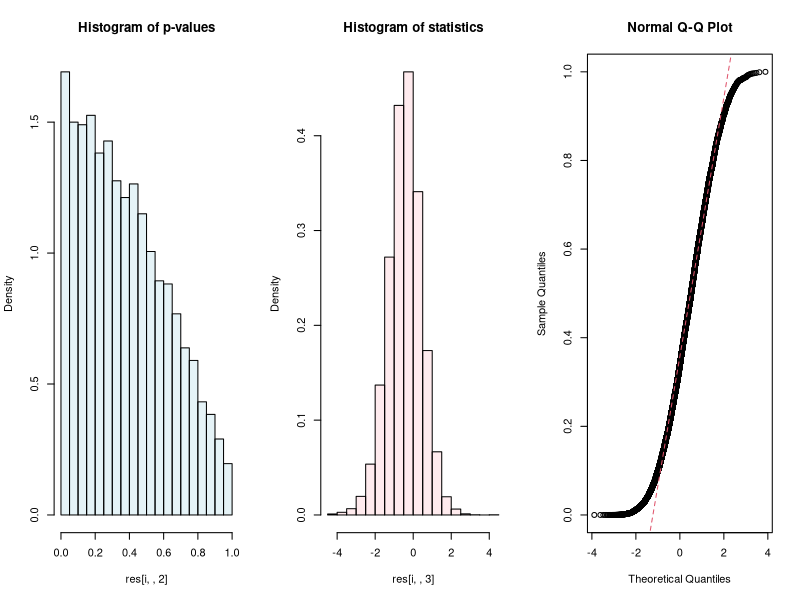
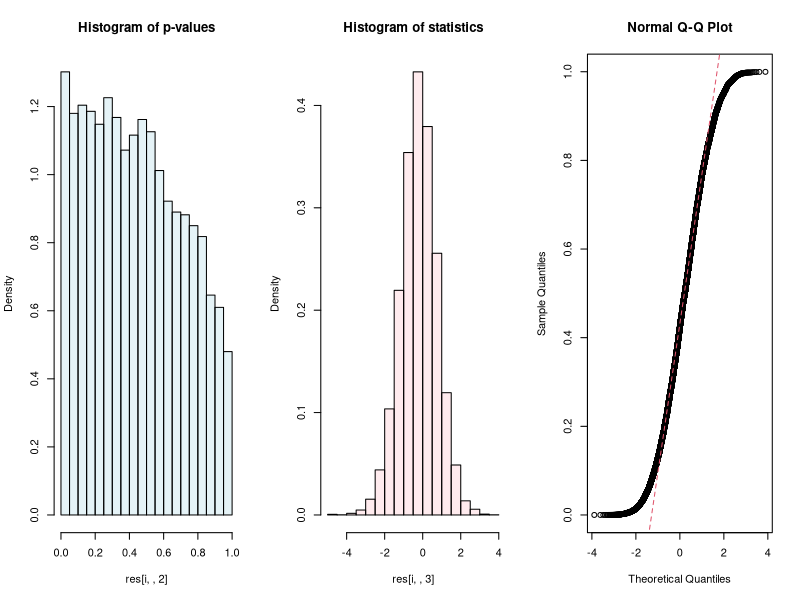
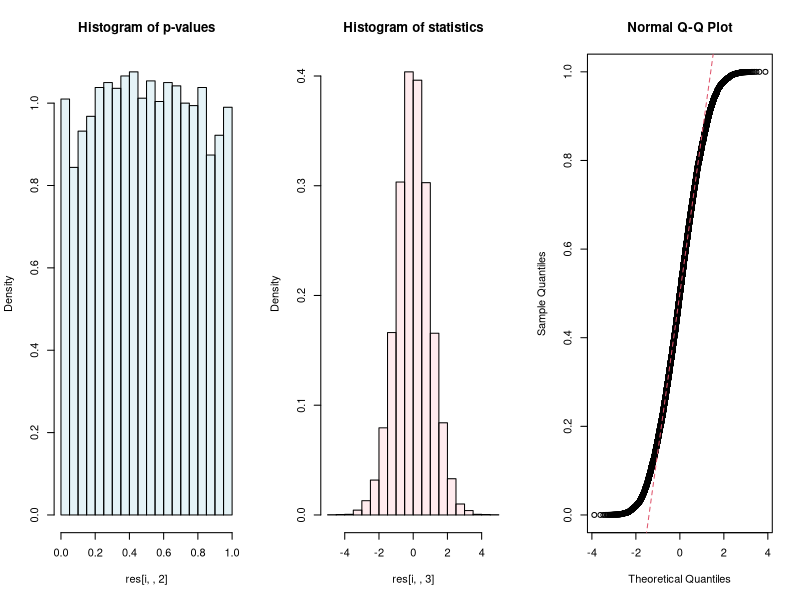
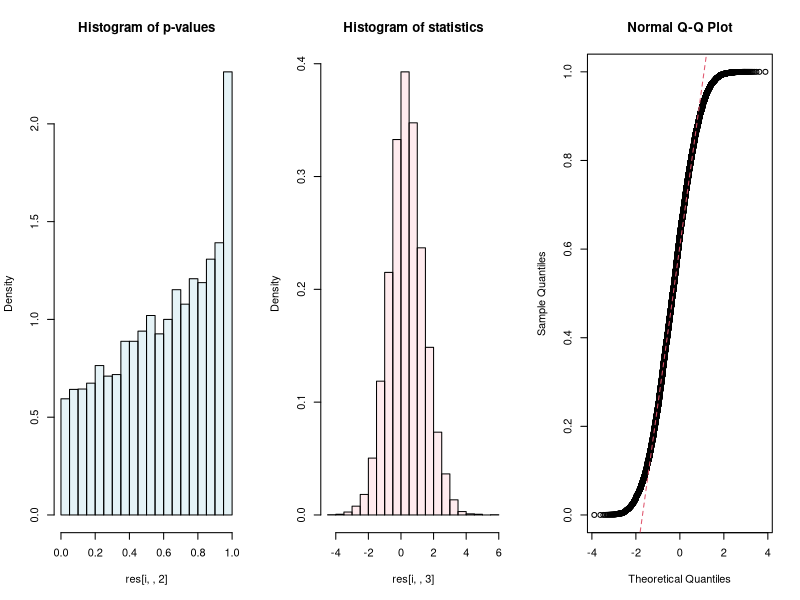
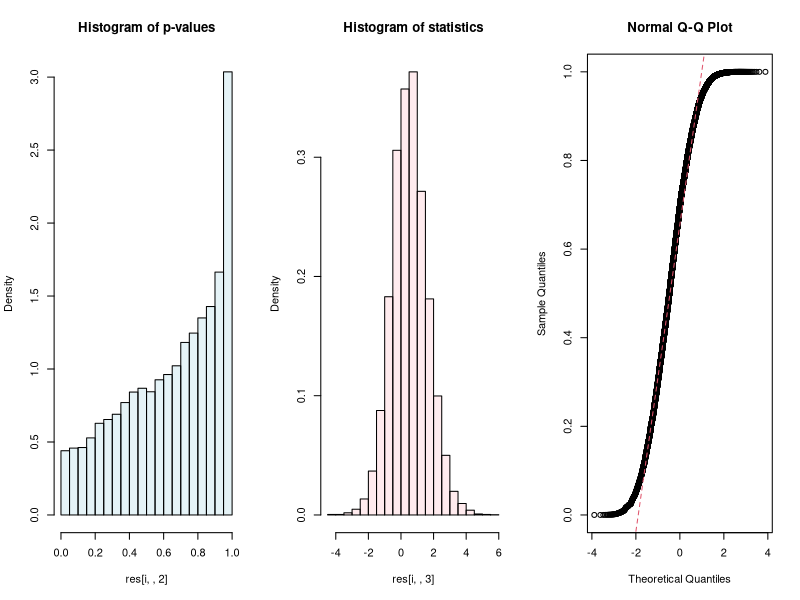

Write R code to recreate these figures, in order. (Note: this script raises an error after producing the figures.)
## ---- chunk 1
knitr::opts_chunk$set(echo = TRUE)

# set directory
setwd("D:/Projects/Casual-Rsquared")

# all the packages needed
pkgs_list <- c("ggplot2", "ggpubr", "cowplot")

## check existence and install
idx <- sapply(pkgs_list, function(x) x %in% installed.packages())
if(any(!idx)){
  install.packages(pkgs_list[!idx])
}

sapply(pkgs_list, function(x) library(x, character.only = TRUE, quietly = T))
## ---- chunk 2
f_mu_var <- function(n, m, lambda){
  if(m > 2){
    mu <- m * (n + lambda) / (n * (m - 2))
    if(m > 4){
      sigma <- 2 * ((n + lambda)^2 + (n + 2 * lambda) * (m - 2))/((m - 2)^2 * (m - 4)) * (m / n)^2
    }else{
      sigma <- NA
    }
  }else{
    mu <- NA
    sigma <- NA
  }
  
  return(c(mu, sigma))
}
## ---- chunk 3
m <- 10
n <- 1000
lbd1 <- 5
lbd2 <- c(1, 3, 5, 8, 10)
reps <- 10000
alp <- 0.05

res <- array(NA, dim = c(length(lbd2), reps, 4), dimnames = list(lbd2, 1:reps, c("diff", "pval",  "stat", "idx")))
type_I_II_err <- matrix(NA, nrow = length(lbd2), ncol = 2)
type_I_II_err[, 1] <- lbd2
rownames(type_I_II_err) <- ifelse(lbd2 > lbd1, "beta", "alpha")
colnames(type_I_II_err) <- c("lambda", "error")

for (k in 1:length(lbd2)) {
  y <- rf(reps, m, n, lbd1)
  x <- rf(reps, m, n, lbd2[k])
  ds <- x - y
  sigma <- sqrt(2 * f_mu_var(m, n, lbd1)[2])
  stat <- ds / sigma
  res[k, , 1] <- ds
  res[k, , 2] <- pnorm(stat)
  res[k, , 3] <- stat
  res[k, , 4] <- pnorm(stat) > (1 - alp)
  type_I_II_err[k, 2] <- ifelse(lbd2[k] > lbd1, sum(res[k, , 4] == 0)/reps, sum(res[k, , 4]) / reps)
}

## ---- chunk 4
print(type_I_II_err)
## ---- chunk 5
c1 <- rgb(173,216,230, max = 255, alpha = 80, names = "lt.blue")
c2 <- rgb(255,192,203, max = 255, alpha = 80, names = "lt.pink")

par(mfrow = c(1, 3))
for (i in 1:length(lbd2)) {
  print(paste("lambda = ", lbd2[i], sep = ""))
  hist(res[i, , 2], breaks = 20, main = "Histogram of p-values", col = c1, freq = FALSE)
  hist(res[i, , 3], breaks = 20, main = "Histogram of statistics", col = c2, freq = FALSE)
  qqnorm(res[i, , 2])
  qqline(res[i, , 2], col = 2, lty = 2)
}

## ---- chunk 6
m <- 10
n1 <- 1000
n2 <- c(100, 300, 500, 800, 1000, 1200, 1500, 1700, 2000)
lbd1 <- 5
lbd2 <- c(1, 3, 5, 8, 10)
reps <- 5000
alp <- 0.05

res <- array(NA, dim = c(length(n2), length(lbd2), reps, 4), dimnames = list(n2, lbd2, 1:reps, c("diff", "pval",  "stat", "idx")))
type_I_II_err <- array(NA, dim = c(length(n2), length(lbd2)))
rownames(type_I_II_err) <- n2
colnames(type_I_II_err) <- lbd2

for (i in 1:length(n2)) {
  for (k in 1:length(lbd2)) {
    y <- rf(reps, m, n1, lbd1)
    x <- rf(reps, m, n2[i], lbd2[k])
    ds <- x - y
    sigma <- sqrt(f_mu_var(m, n1, lbd1)[2] + f_mu_var(m, n2[i], lbd2[k])[2])
    stat <- ds / sigma
    res[i, k, , 1] <- ds
    res[i, k, , 2] <- pnorm(stat)
    res[i, k, , 3] <- stat
    res[i, k, , 4] <- pnorm(stat) > (1 - alp)
    type_I_II_err[i, k] <- ifelse((lbd2[k] + m)/(n2[i] - m - 3) > (lbd1 + m)/(n1 - m - 3), sum(res[i, k, , 4] == 0)/reps, sum(res[i, k, , 4]) / reps)
    # type_I_II_err[i, k] <- ifelse(lbd2[k]/n2[i] > lbd1 / n1, sum(res[i, k, , 4] == 0)/reps, sum(res[i, k, , 4]) / reps)
  }
}
## ---- chunk 7
print(type_I_II_err)
## ---- chunk 8
c1 <- rgb(173,216,230, max = 255, alpha = 80, names = "lt.blue")
c2 <- rgb(255,192,203, max = 255, alpha = 80, names = "lt.pink")

par(mfrow = c(5, 3))
for(i in 1:length(n2)){
  for (k in 1:length(lbd2)) {
    print(paste("n2 = ", n2[i], " | lambda = ", lbd2[k], sep = ""))
    hist(res[i, k, , 2], breaks = 20, main = "Histogram of p-values", col = c1, freq = FALSE)
    hist(res[i, k, , 3], breaks = 20, main = "Histogram of statistics", col = c2, freq = FALSE)
    qqnorm(res[i, k, , 2])
    qqline(res[i, k, , 2], col = 2, lty = 2)
  }
}

## ---- chunk 9
m <- 10
n1 <- 1000
n2 <- c(100, 300, 500, 800, 1000, 1200, 1500, 1700, 2000)
nu <- 5/1000

reps <- 5000
res <- array(NA, dim = c(length(n2), reps, 4), dimnames = list(n2, 1:reps, c("diffs", "pvals", "stat", "idx")))
type_I_II_err <- matrix(NA, nrow = length(n2), ncol = 2)
type_I_II_err[, 1] <- n2
rownames(type_I_II_err) <- ifelse(nu * n2 > nu * n1, "beta", "alpha")
colnames(type_I_II_err) <- c("lambda", "error")

for (i in 1:length(n2)) {
  lbd1 <- nu * n1
  lbd2 <- nu * n2[i]
  y <- rf(reps, m, n1, lbd1)
  x <- rf(reps, m, n2[i], lbd2)
  ds <- x - y
  sigma <- sqrt(f_mu_var(m, n1, (lbd1 + lbd2) / 2)[2] * 2)
  stat <- ds / sigma
  res[i, , 1] <- ds
  res[i, , 2] <- pnorm(stat)
  res[i, , 3] <- stat
  res[i, , 4] <- stat > qnorm(1 - alp)
  type_I_II_err[i, 2] <- ifelse((lbd2 + m)/(n2[i] - m - 3) > (lbd1 + m)/(n1 - m - 3), sum(res[i, , 4] == 0)/reps, sum(res[i, , 4]) / reps)
}
## ---- chunk 10
print(type_I_II_err)
## ---- chunk 11
c1 <- rgb(173,216,230, max = 255, alpha = 80, names = "lt.blue")
c2 <- rgb(255,192,203, max = 255, alpha = 80, names = "lt.pink")

par(mfrow = c(1, 3))
for (i in 1:length(n2)) {
  print(paste("n2 = ", n2[i], sep = ""))
  hist(res[i, , 2], breaks = 20, main = "Histogram of p-values", col = c1, freq = FALSE)
  hist(res[i, , 3], breaks = 20, main = "Histogram of statistics", col = c2, freq = FALSE)
  qqnorm(res[i, , 2])
  qqline(res[i, , 2], col = 2, lty = 2)
}

## ---- chunk 12
m <- 10
n1 <- 1000
n2 <- c(100, 300, 500, 800, 1000, 1200, 1500, 1700, 2000)
lbd1 <- 8
lbd2 <- c(1, 3, 5, 8, 10, 13, 15)
alp <- 0.05

reps <- 5000
type_I_II_err <- array(NA, dim = c(length(n2), length(lbd2)), dimnames = list(n2, lbd2))
figs <- vector("list", length(n2))
figs2 <- vector("list", length(n2))
stats_df <- data.frame(n = integer(length(n2) * length(lbd2) * reps), lbd = double(length(n2) * length(lbd2) * reps), stats = double(length(n2) * length(lbd2) * reps))
stats_df$n <- rep(n2, each = length(lbd2) * reps)
stats_df$lbd <- rep(rep(lbd2, each = reps), length(n2))
cols <- sapply(rainbow(length(n2)), function(x) paste(x, "46", sep = ""))
stats_vec <- NULL


par(mfrow = c(length(n2), length(lbd2)), mar = c(1, 1, 1, 1))
for(i in 1:length(n2)){
  figs[[i]] <- vector("list", length(lbd2))
  figs2[[i]] <- vector("list", length(lbd2))
  for (j in 1:length(lbd2)) {
    y <- rf(reps, m, n1, lbd1)
    x <- rf(reps, m, n2[i], lbd2[j])
    stats <- (x * m / (n2[i] - m - 1) - y * m / (n1 - m - 1)) / sqrt(f_mu_var(m, n2[i], lbd2[j])[2] * m^2 / (n2[i] - m - 1)^2 + f_mu_var(m, n1, lbd1)[2] * m^2 / (n1 - m - 1)^2)
    pvals <- pnorm(stats)
    type_I_II_err[i, j] <- ifelse((lbd2[j] + m)/(n2[i] - m - 3) > (lbd1 + m)/(n1 - m - 3), sum(pvals < 1 - alp)/reps, sum(pvals > 1 - alp) / reps)
    figs[[i]][[j]] <- hist(pvals, breaks = 20, plot = FALSE)
    figs2[[i]][[j]] <- hist(stats, breaks = 20, plot = FALSE)
    stats_vec <- c(stats_vec, stats)
    
  }
}

stats_df$stats <- stats_vec
## ---- chunk 13
print(type_I_II_err)
## ---- chunk 14
## Q-Q plots for statistics 
ggplot(data = stats_df, aes(sample = stats, colour = factor(lbd))) + 
  stat_qq() + stat_qq_line() +  facet_grid(. ~ n) + panel_border()
## ---- chunk 15
## 
ecdf_res_all <- vector("list", length = length(n2))
cols <- rainbow(length(n2))
cols <- sapply(cols, function(x) paste(x, c("10", "20", "30", "40", "50", "60", ""), sep =""))
for(i in 1:length(n2)){
  ecdf_res_all[[i]] <- vector("list", length = length(lbd2))
  for(j in 1:length(lbd2)){
    ecdf_res <- ecdf(stats_df[stats_df$n == n2[i] & stats_df$lbd == lbd2[j], "stats"])
    ecdf_res_all[[i]][[j]] <- cbind((knots(ecdf_res) - min(knots(ecdf_res)))/(max(knots(ecdf_res)) - min(knots(ecdf_res))), ecdf_res(knots(ecdf_res)))
    if(i == 1 & j == 1){
      plot(ecdf_res_all[[i]][[j]][, 1], ecdf_res_all[[i]][[j]][, 2], xlab = "Uniform", ylab = "Empirical", type = "l", col = cols[1]) 
    }else{
      lines(ecdf_res_all[[i]][[j]][, 1], ecdf_res_all[[i]][[j]][, 2], col = cols[(i-1) * length(lbd2) + j])
    }
  }
}
abline(a = 0, b = 1, col = 1, lty = 2)
legnd <- c(sapply(1:length(n2), function(i) sapply(1:length(lbd2), function(j) paste(n2[i], " | ", lbd2[j], sep = ""))))
legend("bottomright", legend = legnd, col = cols, pch = 1, ncol = length(n2), text.width = 0.06)
## ---- chunk 16
m <- 10
n1 <- 1000
n2 <- c(100, 300, 500, 800, 1000, 1200, 1500, 1700, 2000)
lbd1 <- 8
lbd2 <- c(1, 3, 5, 8, 10, 13, 15)
alp <- 0.05

reps <- 5000
type_I_II_err <- array(NA, dim = c(length(n2), length(lbd2)), dimnames = list(n2, lbd2))
figs <- vector("list", length(n2))
figs2 <- vector("list", length(n2))
stats_df <- data.frame(n = integer(length(n2) * length(lbd2) * reps), lbd = double(length(n2) * length(lbd2) * reps), stats = double(length(n2) * length(lbd2) * reps))
stats_df$n <- rep(n2, each = length(lbd2) * reps)
stats_df$lbd <- rep(rep(lbd2, each = reps), length(n2))
cols <- rainbow(length(n2), alpha = 0.7)
stats_vec <- NULL


par(mfrow = c(length(n2), length(lbd2)), mar = c(1, 1, 1, 1))
for(i in 1:length(n2)){
  figs[[i]] <- vector("list", length(lbd2))
  figs2[[i]] <- vector("list", length(lbd2))
  for (j in 1:length(lbd2)) {
    y <- rf(reps, m, n1, lbd1)
    x <- rf(reps, m, n2[i], lbd2[j])
    stats <- (x - y * n2[i] / n1) / sqrt(f_mu_var(m, n2[i], lbd2[j])[2] + f_mu_var(m, n1, lbd1)[2] * n2[i]^2 / n1^2)
    pvals <- pnorm(stats)
    type_I_II_err[i, j] <- ifelse((lbd2[j] + m)/(n2[i] - m - 3) > (lbd1 + m)/(n1 - m - 3), sum(pvals < 1 - alp)/reps, sum(pvals > 1 - alp) / reps)
    figs[[i]][[j]] <- hist(pvals, breaks = 20, plot = FALSE)
    figs2[[i]][[j]] <- hist(stats, breaks = 20, plot = FALSE)
    stats_vec <- c(stats_vec, stats)
    
  }
}

stats_df$stats <- stats_vec
## ---- chunk 17
print(type_I_II_err)
## ---- chunk 18
cols <- rainbow(length(lbd2), alpha = 0.7)
for(i in 1:length(n2)){
  plot(figs[[i]][[1]], col = cols[1], xlim = c(min(sapply(figs[[i]], function(x) min(x$breaks))), max(sapply(figs[[i]], function(x) max(x$breaks)))), main = paste("Histogram of p-values | n2 = ", n2[i], sep = ""))
  for(j in 2:length(lbd2)){
    plot(figs[[i]][[j]], col = cols[j], add = TRUE)
  }
  legend("topright", legend = lbd2, col = cols, lty = 1)
}
## ---- chunk 19
for (i in 1:length(n2)) {
  plot(figs2[[i]][[1]], col = cols[1], xlim = c(min(sapply(figs2[[i]], function(x) min(x$breaks))), max(sapply(figs2[[i]], function(x) max(x$breaks)))), main = paste("Histogram of statistics | n2 = ", n2[i], sep = ""))
  for(j in 2:length(lbd2)){
    plot(figs2[[i]][[j]], col = cols[j], add = TRUE)
  }
  legend("topright", legend = lbd2, col = cols, lty = 1)
}

## ---- chunk 20
ggplot(data = stats_df, aes(sample = stats, colour = factor(lbd))) + 
  stat_qq() + stat_qq_line() +  facet_grid(. ~ n) + panel_border()
## ---- chunk 21
## 
ecdf_res_all <- vector("list", length = length(n2))
cols <- rainbow(length(n2))
cols <- sapply(cols, function(x) paste(x, c("10", "20", "30", "40", "50", "60", ""), sep =""))
for(i in 1:length(n2)){
  ecdf_res_all[[i]] <- vector("list", length = length(lbd2))
  for(j in 1:length(lbd2)){
    ecdf_res <- ecdf(stats_df[stats_df$n == n2[i] & stats_df$lbd == lbd2[j], "stats"])
    ecdf_res_all[[i]][[j]] <- cbind((knots(ecdf_res) - min(knots(ecdf_res)))/(max(knots(ecdf_res)) - min(knots(ecdf_res))), ecdf_res(knots(ecdf_res)))
    if(i == 1 & j == 1){
      plot(ecdf_res_all[[i]][[j]][, 1], ecdf_res_all[[i]][[j]][, 2], xlab = "Uniform", ylab = "Empirical", type = "l", col = cols[1]) 
    }else{
      lines(ecdf_res_all[[i]][[j]][, 1], ecdf_res_all[[i]][[j]][, 2], col = cols[(i-1) * length(lbd2) + j])
    }
  }
}
abline(a = 0, b = 1, col = 1, lty = 2)
legnd <- c(sapply(1:length(n2), function(i) sapply(1:length(lbd2), function(j) paste(n2[i], " | ", lbd2[j], sep = ""))))
legend("bottomright", legend = legnd, col = cols, pch = 1, ncol = length(n2), text.width = 0.06)
## ---- chunk 22
m <- 10
n1 <- 1000
n2 <- c(100, 300, 500, 800, 1000, 1200, 1500, 1700, 2000)
lbd1 <- 8
lbd2 <- c(1, 3, 5, 8, 10, 13, 15)
alp <- 0.05

reps <- 5000
figs <- vector("list", length(n2))
stats_df <- data.frame(n = integer(length(n2) * length(lbd2) * reps), lbd = double(length(n2) * length(lbd2) * reps), stats = double(length(n2) * length(lbd2) * reps))
stats_df$n <- rep(n2, each = length(lbd2) * reps)
stats_df$lbd <- rep(rep(lbd2, each = reps), length(n2))
cols <- rainbow(length(n2), alpha = 0.7)
stats_vec <- NULL


par(mfrow = c(length(n2), length(lbd2)), mar = c(1, 1, 1, 1))
for(i in 1:length(n2)){
  figs[[i]] <- vector("list", length(lbd2))
  figs2[[i]] <- vector("list", length(lbd2))
  for (j in 1:length(lbd2)) {
    y <- rf(reps, m, n1, lbd1)
    x <- rf(reps, m, n2[i], lbd2[j])
    stats <- x - y
    figs[[i]][[j]] <- hist(stats, breaks = 20, plot = FALSE)
    stats_vec <- c(stats_vec, stats)
  }
}
stats_df$stats <- stats_vec
## ---- chunk 23
ggplot(data = stats_df, aes(sample = stats, colour = factor(lbd))) + 
  stat_qq() + stat_qq_line() +  facet_grid(. ~ n) + panel_border()
## ---- chunk 24
## 
ecdf_res_all <- vector("list", length = length(n2))
cols <- rainbow(length(n2))
cols <- sapply(cols, function(x) paste(x, c("10", "20", "30", "40", "50", "60", ""), sep =""))
for(i in 1:length(n2)){
  ecdf_res_all[[i]] <- vector("list", length = length(lbd2))
  for(j in 1:length(lbd2)){
    ecdf_res <- ecdf(stats_df[stats_df$n == n2[i] & stats_df$lbd == lbd2[j], "stats"])
    ecdf_res_all[[i]][[j]] <- cbind((knots(ecdf_res) - min(knots(ecdf_res)))/(max(knots(ecdf_res)) - min(knots(ecdf_res))), ecdf_res(knots(ecdf_res)))
    if(i == 1 & j == 1){
      plot(ecdf_res_all[[i]][[j]][, 1], ecdf_res_all[[i]][[j]][, 2], xlab = "Uniform", ylab = "Empirical", type = "l", col = cols[1]) 
    }else{
      lines(ecdf_res_all[[i]][[j]][, 1], ecdf_res_all[[i]][[j]][, 2], col = cols[(i-1) * length(lbd2) + j])
    }
  }
}
abline(a = 0, b = 1, col = 1, lty = 2)
legnd <- c(sapply(1:length(n2), function(i) sapply(1:length(lbd2), function(j) paste(n2[i], " | ", lbd2[j], sep = ""))))
legend("bottomright", legend = legnd, col = cols, pch = 1, ncol = length(n2), text.width = 0.06)
## ---- chunk 25
m <- 100
n1 <- 1000
n2 <- c(300, 500, 800, 1000, 1200, 1500, 1700, 2000, 5000, 10000)
lbd1 <- 8
lbd2 <- c(1, 3, 5, 8, 10, 13, 15)
alp <- 0.05

reps <- 10000
figs <- vector("list", length(n2))
pvals <- array(NA, dim = c(length(n2), length(lbd2), reps), dimnames = list(n2, lbd2, 1:reps))
pvals_mu <- array(NA, dim = c(length(n2), length(lbd2)), dimnames = list(n2, lbd2))
# stats_df <- data.frame(n = integer(length(n2) * length(lbd2) * reps), lbd = double(length(n2) * length(lbd2) * reps), stats = double(length(n2) * length(lbd2) * reps))
# stats_df$n <- rep(n2, each = length(lbd2) * reps)
# stats_df$lbd <- rep(rep(lbd2, each = reps), length(n2))
cols <- rainbow(length(n2), alpha = 0.7)
# stats_vec <- NULL

par(mfrow = c(length(n2), length(lbd2)), mar = c(1, 1, 1, 1))
for(i in 1:length(n2)){
  figs[[i]] <- vector("list", length(lbd2))
  figs2[[i]] <- vector("list", length(lbd2))
  for (j in 1:length(lbd2)) {
    y <- rf(reps, m, n1, lbd1)
    x <- rf(reps, m, n2[i], lbd2[j])
    stats <- x - y
    
    ## get distribution of Tx - Ty
    nu <- (x * m / (n2[i] - m - 1) + y * m / (n1 - m - 1)) / 2
    Ty <- sapply(nu, function(x) rf(reps, m, n1, max(0, x * (n1 - m - 3) - m)))  # reps x length(nu) = reps
    Tx <- sapply(nu, function(x) rf(reps, m, n2[i], max(0, x * (n2[i] - m - 3) - m)))
    
    ## compare the distribution to get type I/II error
    # qf_idx <- sapply(1:reps, function(i) quantile(Tx[, i] - Ty[, i], 1- alp))
    pvals[i, j, ] <- sapply(1:reps, function(x) sum(stats[i] < (Tx[, i] - Ty[, i])) / reps)
    # type_I_II_err[i, j] <- ifelse((lbd2[j] + m)/(n2[i] - m - 3) > (lbd1 + m)/(n1 - m - 3), sum(pvals < 1 - alp)/reps, sum(pvals > 1 - alp) / reps)
    pvals_mu[i, j] <- mean(pvals[i, j, ])
    
    ## generate figures
    # figs[[i]][[j]] <- hist(stats, breaks = 20, plot = FALSE)
    # stats_vec <- c(stats_vec, stats)
  }
}
# stats_df$stats <- stats_vec
## ---- chunk 26
print(pvals_mu)
## ---- chunk 27
reps <- 5000
m <- 10
n1 <- 1000
n2_vec <- c(100, 300, 500, 800, 1000, 1200, 1500, 1700, 2000)

stat1 <- array(NA, dim = c(reps, length(n2_vec)), dimnames = list(1:reps, n2_vec))
stat2 <- array(NA, dim = c(reps, length(n2_vec)), dimnames = list(1:reps, n2_vec))

for (i in 1:length(n2_vec)) {
  for(j in 1:reps){
    ## data generation
    set.seed(1025 * i + 1992 * j)
    n2 <- n2_vec[i]
    G1 <- matrix(rnorm(n1 * m), ncol = m, nrow = n1)
    G2 <- matrix(rnorm(n2 * m), ncol = m, nrow = n2)
    beta_xg <- c(rep(1, 6), rep(0, 5))
    beta_YX <- c(1, 1)
    X1 <- cbind(1, G1) %*% matrix(beta_xg, ncol = 1) + rnorm(n1)
    X2 <- cbind(1, G2) %*% matrix(beta_xg, ncol = 1) + rnorm(n2)
    y1 <- cbind(1, X1) %*% matrix(beta_YX, ncol = 1) + rnorm(n1)
    y2 <- cbind(1, X2) %*% matrix(beta_YX, ncol = 1) + rnorm(n2)
  
    ## Two way linear regression
    ### X -> Y
    lm1 <- lm(X1 ~ G1)
    lm2 <- lm(y2 ~ G2)
    Rsq_xg <- summary(lm1)$r.squared
    Rsq_yg <- summary(lm2)$r.squared
    
    ### Y -> X
    lm1.2 <- lm(y1 ~ G1)
    lm2.2 <- lm(X2 ~ G2)
    Rsq_yg.2 <- summary(lm1.2)$r.squared
    Rsq_xg.2 <- summary(lm2.2)$r.squared
  
    var1.1 <- 4 * Rsq_xg * (1 - Rsq_xg)^2 * (n1 - m - 1)^2 / ((n1^2 - 1) * (n1 + 3))
    var1.2 <- 4 * Rsq_yg * (1 - Rsq_yg)^2 * (n2 - m - 1)^2 / ((n2^2 - 1) * (n2 + 3))
    var1 <- var1.1 + var1.2
  
    var2.1 <- 4 * Rsq_yg.2 * (1 - Rsq_yg.2)^2 * (n1 - m - 1)^2 / ((n1^2 - 1) * (n1 + 3))
    var2.2 <- 4 * Rsq_xg.2 * (1 - Rsq_xg.2)^2 * (n2 - m - 1)^2 / ((n2^2 - 1) * (n2 + 3))
    var2 <- var2.1 + var2.2
  
    stat1[j, i] <- (Rsq_xg - Rsq_yg) / sqrt(var1)
    stat2[j, i] <- (Rsq_xg.2 - Rsq_yg.2) / sqrt(var2)
  }
}
## ---- chunk 28
par(mfrow = c(1, 2))
for(i in 1:length(n2_vec)){
  qqnorm(stat1[, i])
  qqline(stat1[, i], col = 2, lty = 2)
  
  qqnorm(stat2[, i])
  qqline(stat2[, i], col = 2, lty = 2)
}
## ---- chunk 29
figs <- lapply(1:length(n2_vec), function(i) hist(stat1[, i], breaks = 20, plot = FALSE))
figs2 <- lapply(1:length(n2_vec), function(i) hist(stat2[, i], breaks = 20, plot = FALSE))

cols.1 <- heat.colors(length(n2_vec), alpha = 0.5)
cols.2 <- terrain.colors(length(n2_vec), alpha = 0.5)
ymax <- max(sapply(1:length(n2_vec), function(i) max(figs[[i]]$count)))
for(i in 1:length(n2_vec)){
  if(i == 1){
    plot(figs[[i]], col = cols.1[i], xlab = "statistics", xlim = c(min(stat1), max(stat1)), ylim = c(0, ymax), main = "Histogram of statistics")
  }else{
    plot(figs[[i]], col = cols.1[i], add = TRUE)
  }
  plot(figs2[[i]], col = cols.2[i], add = TRUE)
}
legnds <- c(t(sapply(1:length(n2_vec), function(i) paste(c("xy", "yx"), "| n = ", n2_vec[i]))))
legend("topright", legend = legnds, col = c(cols.1, cols.2), pch = 16, text.width = 1.2, ncol = 2)

alp <- 0.05
type_I_II_err.1 <- sapply(1:length(n2_vec), function(i) sum(stat1[, i] > qnorm(1 - alp)) / reps)
type_I_II_err.2 <- sapply(1:length(n2_vec), function(i) sum(stat2[, i] > qnorm(1 - alp)) / reps)

cbind(type_I_II_err.1, type_I_II_err.2)
## ---- chunk 30
reps <- 1000
m <- 50
n_sign <- 5
n1 <- 1000
n2_vec <- c(500, 800, 1000, 1200, 1500, 1700, 2000)

stat1 <- array(NA, dim = c(reps, length(n2_vec)), dimnames = list(1:reps, n2_vec))
stat2 <- array(NA, dim = c(reps, length(n2_vec)), dimnames = list(1:reps, n2_vec))

for (i in 1:length(n2_vec)) {
  for(j in 1:reps){
    ## data generation
    set.seed(1025 * i + 1992 * j)
    n2 <- n2_vec[i]
    G1 <- matrix(rnorm(n1 * m), ncol = m, nrow = n1)
    G2 <- matrix(rnorm(n2 * m), ncol = m, nrow = n2)
    beta_xg <- c(rep(1, n_sign + 1), rep(0, m - n_sign))
    beta_YX <- c(1, 1)
    X1 <- scale(cbind(1, G1) %*% matrix(beta_xg, ncol = 1) + rnorm(n1), center = T, scale = T)
    X2 <- scale(cbind(1, G2) %*% matrix(beta_xg, ncol = 1) + rnorm(n2), center = T, scale = T)
    # y1 <- scale(1 / (1 + exp( - cbind(1, X1) %*% matrix(beta_YX, ncol = 1))) + rnorm(n1), center = T, scale = T)
    # y2 <- scale(1 / (1 + exp( - cbind(1, X2) %*% matrix(beta_YX, ncol = 1))) + rnorm(n2), center = T, scale = T)
    y1 <- (1 / (1 + exp( - cbind(1, X1) %*% matrix(beta_YX, ncol = 1))) + rnorm(n1) > 0.5) * 1
    y2 <- (1 / (1 + exp( - cbind(1, X2) %*% matrix(beta_YX, ncol = 1))) + rnorm(n2) > 0.5) * 1
  
    ## Two way linear regression
    ### X -> Y
    lm1 <- lm(X1 ~ G1)
    lm2 <- lm(y2 ~ G2)
    Rsq_xg <- summary(lm1)$r.squared
    Rsq_yg <- cor(y2, lm2$fitted.values)
    
    ### Y -> X
    lm1.2 <- lm(y1 ~ G1)
    lm2.2 <- lm(X2 ~ G2)
    Rsq_yg.2 <- summary(lm1.2)$r.squared
    Rsq_xg.2 <- cor(X2, lm2$fitted.values)
  
    var1.1 <- 4 * Rsq_xg * (1 - Rsq_xg)^2 * (n1 - m - 1)^2 / ((n1^2 - 1) * (n1 + 3))
    var1.2 <- 4 * Rsq_yg * (1 - Rsq_yg)^2 * (n2 - m - 1)^2 / ((n2^2 - 1) * (n2 + 3))
    var1 <- var1.1 + var1.2
  
    var2.1 <- 4 * Rsq_yg.2 * (1 - Rsq_yg.2)^2 * (n1 - m - 1)^2 / ((n1^2 - 1) * (n1 + 3))
    var2.2 <- 4 * Rsq_xg.2 * (1 - Rsq_xg.2)^2 * (n2 - m - 1)^2 / ((n2^2 - 1) * (n2 + 3))
    var2 <- var2.1 + var2.2
  
    stat1[j, i] <- (Rsq_xg - Rsq_yg) / sqrt(var1)
    stat2[j, i] <- (Rsq_xg.2 - Rsq_yg.2) / sqrt(var2)
  }
}
## ---- chunk 31
par(mfrow = c(1, 2))
for(i in 1:length(n2_vec)){
  qqnorm(stat1[, i])
  qqline(stat1[, i], col = 2, lty = 2)
  
  qqnorm(stat2[, i])
  qqline(stat2[, i], col = 2, lty = 2)
}
## ---- chunk 32
figs <- lapply(1:length(n2_vec), function(i) hist(stat1[, i], breaks = 20, plot = FALSE))
figs2 <- lapply(1:length(n2_vec), function(i) hist(stat2[, i], breaks = 20, plot = FALSE))

par(mfrow = c(1, 1))
cols.1 <- heat.colors(length(n2_vec), alpha = 0.5)
cols.2 <- terrain.colors(length(n2_vec), alpha = 0.5)
ymax <- max(sapply(1:length(n2_vec), function(i) max(figs[[i]]$count)))
for(i in 1:length(n2_vec)){
  if(i == 1){
    plot(figs[[i]], col = cols.1[i], xlab = "statistics", xlim = c(min(stat1), max(stat1)), ylim = c(0, ymax), main = "Histogram of statistics")
  }else{
    plot(figs[[i]], col = cols.1[i], add = TRUE)
  }
  plot(figs2[[i]], col = cols.2[i], add = TRUE)
}
legnds <- c(t(sapply(1:length(n2_vec), function(i) paste(c("xy", "yx"), "| n = ", n2_vec[i]))))
legend("topright", legend = legnds, col = c(cols.1, cols.2), pch = 16, text.width = 1.2, ncol = 2)

alp <- 0.05
power.1 <- sapply(1:length(n2_vec), function(i) sum(stat1[, i] > qnorm(1 - alp)) / reps)
power.2 <- sapply(1:length(n2_vec), function(i) sum(stat2[, i] > qnorm(1 - alp)) / reps)

cbind(power.1, power.2)
## ---- chunk 33
par(mfrow = c(length(n2_vec), 2), mar = c(1, 1, 1, 1))
for(i in 1:length(n2_vec)){
  if(i == 1){
    plot(figs[[i]], col = cols.1[i], xlab = "statistics", xlim = c(min(stat1), max(stat1)), ylim = c(0, ymax), main = "Histogram of statistics, x -> y")
    plot(figs2[[i]], col = cols.2[i], xlab = "statistics", xlim = c(min(stat1), max(stat1)), ylim = c(0, ymax), main = "Histogram of statistics, y -> x")
  }else{
    plot(figs[[i]], col = cols.1[i], xlab = "statistics", xlim = c(min(stat1), max(stat1)), ylim = c(0, ymax), main = NULL)
    plot(figs2[[i]], col = cols.2[i], xlab = "statistics", xlim = c(min(stat1), max(stat1)), ylim = c(0, ymax), main = NULL)
  }
}


